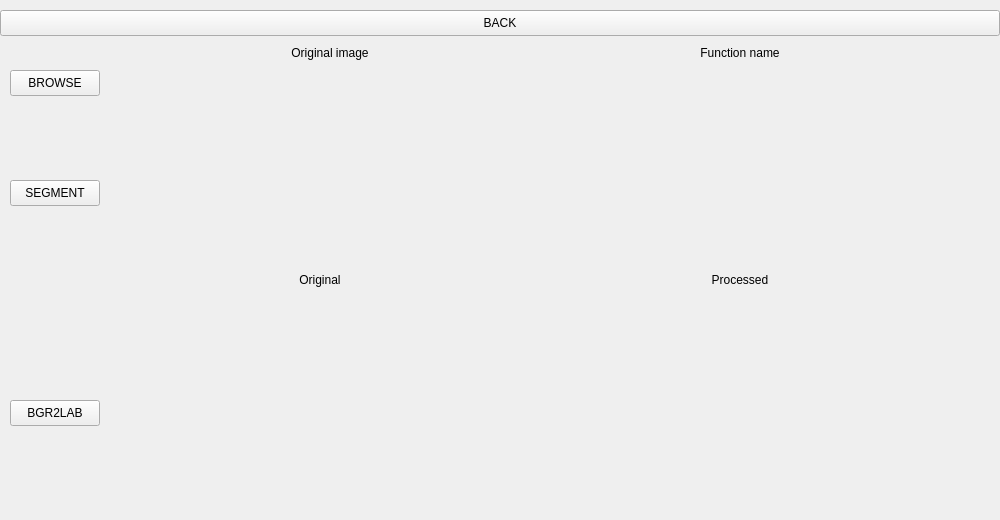
<?xml version="1.0" encoding="UTF-8"?>
<ui version="4.0">
  <class>basic_image_operations</class>
  <widget class="QMainWindow" name="basic_image_operations">
    <property name="geometry">
      <rect>
        <x>0</x>
        <y>0</y>
        <width>1000</width>
        <height>520</height>
      </rect>
    </property>
    <property name="sizePolicy">
      <sizepolicy hsizetype="Fixed" vsizetype="Fixed">
        <horstretch>0</horstretch>
        <verstretch>0</verstretch>
      </sizepolicy>
    </property>
    <property name="minimumSize">
      <size>
        <width>1000</width>
        <height>520</height>
      </size>
    </property>
    <property name="windowTitle">
      <string>Basic Image Operations</string>
    </property>
    <widget class="QWidget" name="centralwidget">
      <widget class="QPushButton" name="button_browse">
        <property name="geometry">
          <rect>
            <x>10</x>
            <y>70</y>
            <width>90</width>
            <height>26</height>
          </rect>
        </property>
        <property name="text">
          <string>BROWSE</string>
        </property>
      </widget>
      <widget class="QPushButton" name="button_back">
        <property name="geometry">
          <rect>
            <x>0</x>
            <y>10</y>
            <width>1000</width>
            <height>26</height>
          </rect>
        </property>
        <property name="sizePolicy">
          <sizepolicy hsizetype="MinimumExpanding" vsizetype="Fixed">
            <horstretch>0</horstretch>
            <verstretch>0</verstretch>
          </sizepolicy>
        </property>
        <property name="text">
          <string>BACK</string>
        </property>
      </widget>
      <widget class="QPushButton" name="button_segment">
        <property name="geometry">
          <rect>
            <x>10</x>
            <y>180</y>
            <width>90</width>
            <height>26</height>
          </rect>
        </property>
        <property name="text">
          <string>SEGMENT</string>
        </property>
      </widget>
      <widget class="QPushButton" name="button_bgr2lab">
        <property name="geometry">
          <rect>
            <x>10</x>
            <y>400</y>
            <width>90</width>
            <height>26</height>
          </rect>
        </property>
        <property name="text">
          <string>BGR2LAB</string>
        </property>
      </widget>
      <widget class="QLabel" name="label_function_name">
        <property name="geometry">
          <rect>
            <x>540</x>
            <y>40</y>
            <width>400</width>
            <height>26</height>
          </rect>
        </property>
        <property name="text">
          <string>Function name</string>
        </property>
        <property name="alignment">
          <set>Qt::AlignCenter</set>
        </property>
      </widget>
      <widget class="QLabel" name="label_img_ori">
        <property name="geometry">
          <rect>
            <x>120</x>
            <y>80</y>
            <width>400</width>
            <height>400</height>
          </rect>
        </property>
        <property name="minimumSize">
          <size>
            <width>400</width>
            <height>400</height>
          </size>
        </property>
        <property name="text">
          <string>Original</string>
        </property>
        <property name="alignment">
          <set>Qt::AlignCenter</set>
        </property>
      </widget>
      <widget class="QLabel" name="label_img_processed">
        <property name="geometry">
          <rect>
            <x>540</x>
            <y>80</y>
            <width>400</width>
            <height>400</height>
          </rect>
        </property>
        <property name="text">
          <string>Processed</string>
        </property>
        <property name="alignment">
          <set>Qt::AlignCenter</set>
        </property>
      </widget>
      <widget class="QLabel" name="label">
        <property name="geometry">
          <rect>
            <x>130</x>
            <y>40</y>
            <width>400</width>
            <height>26</height>
          </rect>
        </property>
        <property name="text">
          <string>Original image</string>
        </property>
        <property name="alignment">
          <set>Qt::AlignCenter</set>
        </property>
      </widget>
    </widget>
  </widget>
  <resources/>
  <connections/>
</ui>
